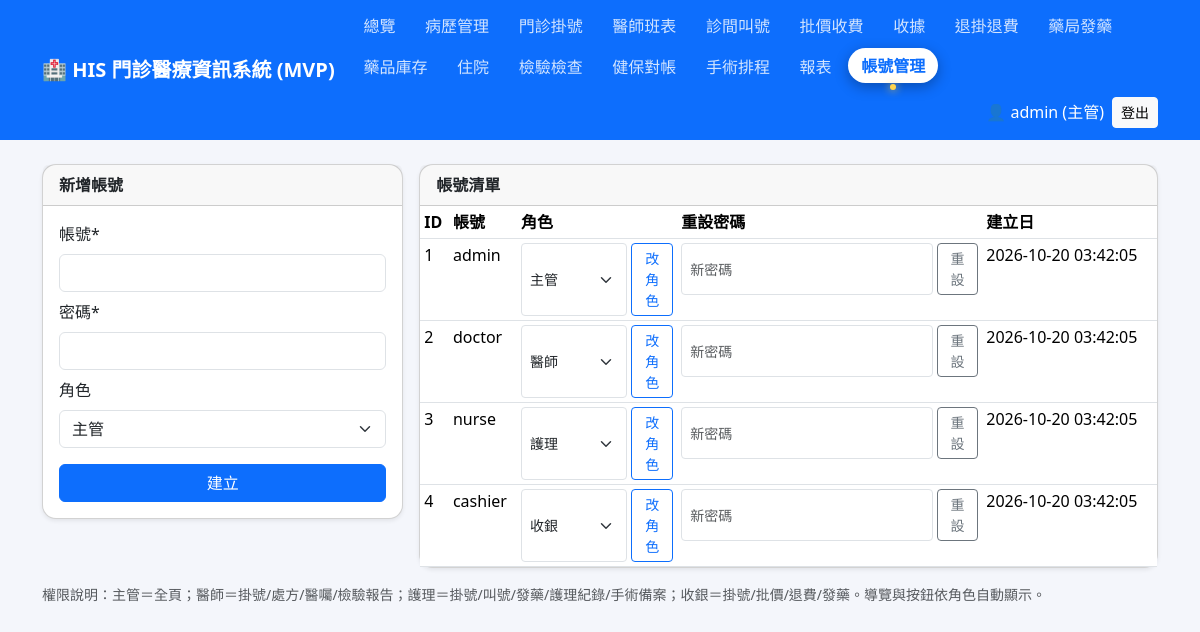
/users.php (signed in), run on the app's committed database.
### tables this page shows
CREATE TABLE IF NOT EXISTS users (
  id INT AUTO_INCREMENT PRIMARY KEY,
  username VARCHAR(50) NOT NULL UNIQUE,
  password_hash VARCHAR(255) NOT NULL,
  role VARCHAR(20) NOT NULL DEFAULT '收銀',  
  created_at TIMESTAMP DEFAULT CURRENT_TIMESTAMP
);

### includes/functions.php (called while the page is built, shortened)
<?php
function h($s) { return htmlspecialchars((string)$s, ENT_QUOTES, 'UTF-8'); }

### users.php (the view, shortened to what this page needs)
<?php
require_once __DIR__ . '/includes/header.php';
$pdo = db();
$users = $pdo->query('SELECT id, username, role, created_at FROM users ORDER BY id')->fetchAll();
?>
<div class="row g-3">
<div class="col-md-4"><div class="card shadow-sm"><div class="card-header fw-bold">新增帳號</div><div class="card-body">
<form method="post"><input type="hidden" name="act" value="add">
<div class="mb-2"><label class="form-label">帳號*</label><input name="username" class="form-control" required minlength="3"></div>
<div class="mb-2"><label class="form-label">密碼*</label><input name="password" type="password" class="form-control" required minlength="6"></div>
<div class="mb-3"><label class="form-label">角色</label><select name="role" class="form-select"><?php foreach (ROLES_ALL as $r): ?><option value="<?= h($r) ?>"><?= h($r) ?></option><?php endforeach; ?></select></div>
<button class="btn btn-primary w-100">建立</button></form></div></div>
</div>
<div class="col-md-8"><div class="card shadow-sm"><div class="card-header fw-bold">帳號清單</div>
<table class="table table-sm table-hover mb-0"><tr><th>ID</th><th>帳號</th><th>角色</th><th>重設密碼</th><th>建立日</th></tr>
<?php foreach ($users as $u): ?>
<tr><td><?= $u['id'] ?></td><td><?= h($u['username']) ?></td>
<td><form method="post" class="d-flex gap-1"><input type="hidden" name="act" value="role"><input type="hidden" name="user_id" value="<?= $u['id'] ?>">
<select name="role" class="form-select form-select-sm"><?php foreach (ROLES_ALL as $r): ?><option value="<?= h($r) ?>" <?= h($u['role'])===$r?'selected':'' ?>><?= h($r) ?></option><?php endforeach; ?></select>
<button class="btn btn-sm btn-outline-primary">改角色</button></form></td>
<td><form method="post" class="d-flex gap-1"><input type="hidden" name="act" value="reset"><input type="hidden" name="user_id" value="<?= $u['id'] ?>">
<input type="password" name="password" class="form-control form-control-sm" placeholder="新密碼" required minlength="6">
<button class="btn btn-sm btn-outline-secondary">重設</button></form></td>
<td><?= h($u['created_at']) ?></td></tr>
<?php endforeach; ?></table></div></div>
</div>
<p class="text-muted small mt-3">權限說明：主管＝全頁；醫師＝掛號/處方/醫囑/檢驗報告；護理＝掛號/叫號/發藥/護理紀錄/手術備案；收銀＝掛號/批價/退費/發藥。導覽與按鈕依角色自動顯示。</p>
<?php require_once __DIR__ . '/includes/footer.php'; ?>

### includes/header.php (style rules this page uses)
body { background:#f4f6fb }
.card { border-radius:14px }

### data on the page
users: id "1", username "admin", created_at "2026-10-20 03:42:05"
users: id "2", username "doctor", created_at "2026-10-20 03:42:05"
users: id "3", username "nurse", created_at "2026-10-20 03:42:05"
users: id "4", username "cashier", created_at "2026-10-20 03:42:05"

### other printed values
APP_NAME "HIS 門診醫療資訊系統 (MVP)"
$label "總覽"
$label "病歷管理"
$label "門診掛號"
$label "醫師班表"
$label "診間叫號"
$label "批價收費"
$label "收據"
$label "退掛退費"
$label "藥局發藥"
$label "藥品庫存"
$label "住院"
$label "檢驗檢查"
$label "健保對帳"
$label "手術排程"
